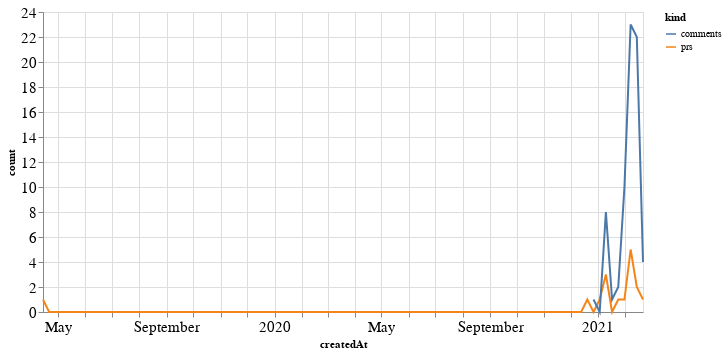

The notebook cell saved with this chart:
### Code cell
alt.Chart(total_time, width=600).mark_line().encode(
    x='createdAt',
    y='count',
    color='kind'
)

### Figure 1 — Vega-Lite specification as saved in the notebook (floating-point values rounded to 4 significant figures; data arrays with more than 128 entries replaced by an {"elided": "..."} marker saying what was removed)
{"config": {"axisLeft": {"labelFontSize": 15}, "axisBottom": {"labelFontSize": 15}}, "data": {"name": "data-9b5528bbdc1236c18947eec50359d693"}, "mark": "line", "encoding": {"color": {"type": "nominal", "field": "kind"}, "x": {"type": "temporal", "field": "createdAt"}, "y": {"type": "quantitative", "field": "count"}}, "width": 600, "$schema": "https://vega.github.io/schema/vega-lite/v4.8.1.json", "datasets": {"data-9b5528bbdc1236c18947eec50359d693": {"elided": "196 records"}}}
